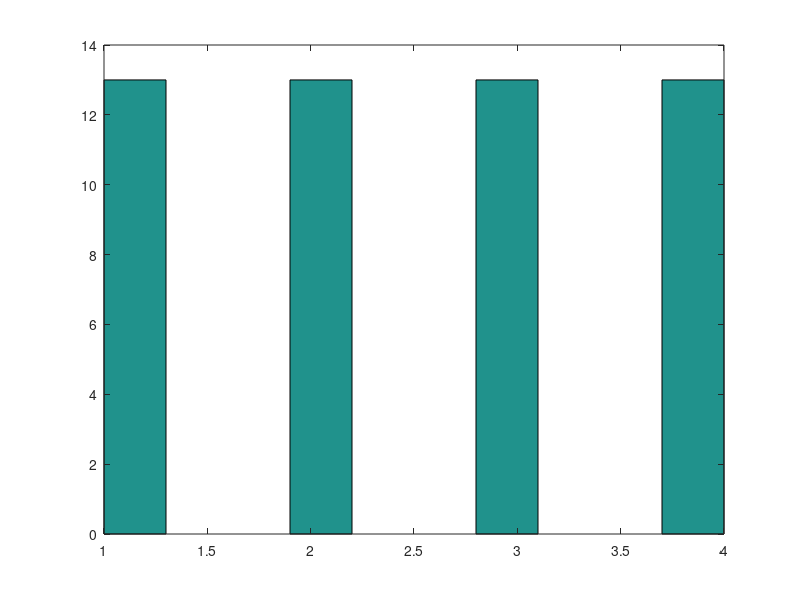

This chart was generated by the following MATLAB code:
%function designMatrix = getExperimentalDesign(totalTrials)

% Number of trials and conditions
numConditions = 4;
totalTrials = 52;
trialsPerSubBlock = totalTrials/numConditions;
% Initialize the design matrix
designMatrix = zeros(totalTrials, 1);
subBlocks = 4;
RepsPerSubBlock = floor((totalTrials/subBlocks)/4);
remainder = totalTrials - RepsPerSubBlock * numConditions * subBlocks;
%%
% foreach of n submatrix
numbers = 1:4;
for subblock = 1:numConditions
    indexToRemove = randi(length(numbers));
    removedNumber = numbers(indexToRemove);
    numbers(indexToRemove) = [];
    submatrix = [repmat([1 2 3 4], 1, RepsPerSubBlock) removedNumber];
    newsubmatrix = submatrix(randperm(length(submatrix)));
    startIndex = (subblock - 1) * trialsPerSubBlock + 1;
    endIndex = subblock*trialsPerSubBlock;
    designMatrix(startIndex:endIndex, 1) = newsubmatrix;
end

% Display the design matrix
disp('Experimental Design Matrix:');
disp(designMatrix);
hist(designMatrix);
% add a random 1, 2, 3 or 4
% random permute
%put on start and endindex
% Randomly shuffle the conditions for each block
% for block = 1:(totalTrials / trialsPerBlock)
%     conditions = randperm(numConditions);
%     startIndex = (block - 1) * trialsPerBlock + 1;
%     endIndex = block * trialsPerBlock;
%     
%     % Assign conditions to trials in the block
%     designMatrix(startIndex:endIndex, 1) = repmat(conditions, 1, trialsPerBlock / numConditions);
% end

% Assign trial numbers
%designMatrix(:, 1) = 1:totalTrials;

